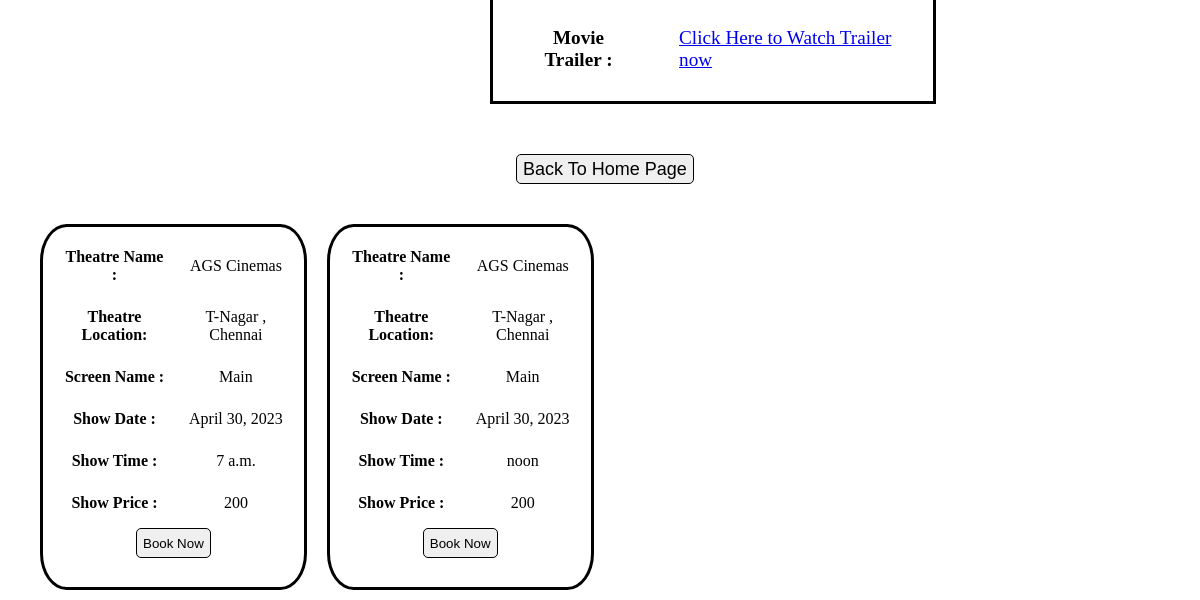
The app's page /prebooking/1/ (lower part), older data.
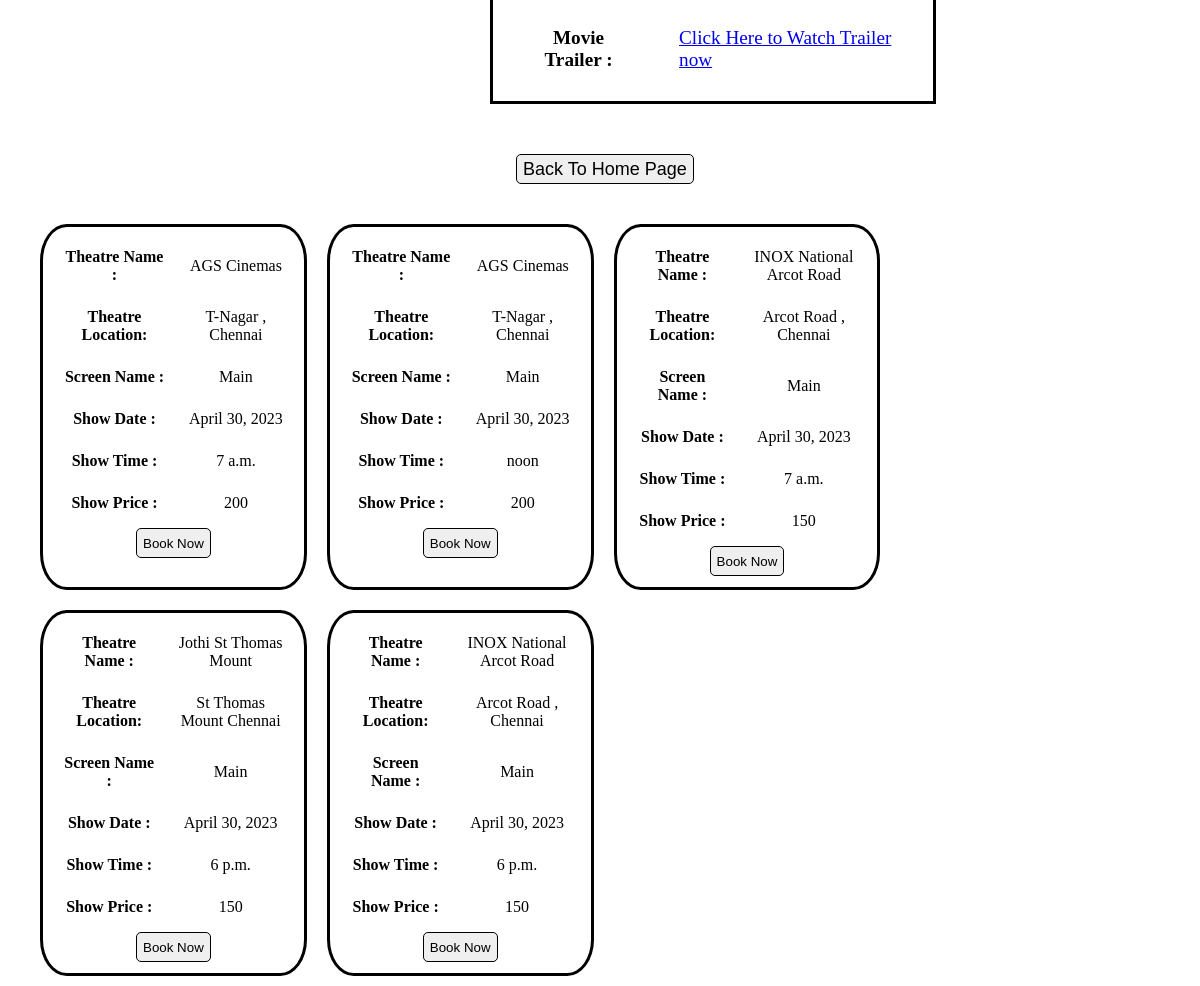
The same page, newer data.
### tickets/models.py (models this page shows)
class shows(models.Model):
    screen = models.ForeignKey(screen,on_delete=models.CASCADE)
    theatre = models.ForeignKey(theatre ,on_delete= models.CASCADE)
    movies = models.ForeignKey(movies , on_delete= models.CASCADE)
    show_time = models.TimeField()
    show_date = models.DateField()
    no_of_free_seats = models.IntegerField()
    price=models.IntegerField(default=150)

class theatre(models.Model):
    theatre = models.BigAutoField(primary_key=True)
    name=models.CharField(max_length=50)
    location=models.CharField(max_length=50)
    number_of_screens=models.IntegerField()

class screen(models.Model):
    name=models.CharField(max_length=50,default='main')
    theatre = models.ForeignKey(theatre,on_delete=models.CASCADE)
    type = models.CharField(max_length=50)
    no_of_total_seats = models.IntegerField()

### tickets/views.py (the view)
# urls.py: path("prebooking/<int:id>/",views.booking_page,name='prebooking'),
def booking_page(request,id):
    movie=movies.objects.get(movies=id)
    show=shows.objects.filter(movies=id)
    return render(request,'booking.html',context={'movie':movie,'show':show})

### templates/booking.html (shortened to what this page needs)
<!DOCTYPE html>
<html lang="en">
<head>
</head>
<body>
    <div class="main_container">
    <div class="tab">
    <table align="center" cellpadding="15px" cellspacing="15px" style="font-size:larger; " >
        <tr>
            <th>Movie Trailer :</th> <td><a href="{{movie.trailer}}">Click Here to Watch Trailer now</a></td>
        </tr>
            </table>
    </div></div>
    <a href="{% url 'home' %}"><button style=" cursor:pointer; margin-left:43%; font-size: large; text-align: center; width: auto; height:30px; border-radius: 5px; border:1px black; border-style: solid;">Back To Home Page</button></a>
    <div class="main_main_container">
            {% for s in show %}
            <div class="sub_container">
            <table align="center" cellpadding="8px" cellspacing="8px" style="font-size:medium; font-weight: 100;" >
                <tr>
                    <th>Theatre Name :</th> <td>{{s.theatre.name}}</td>
                </tr>
                <tr>
                    <th>Theatre Location:</th> <td>{{s.theatre.location}}</td>
                </tr>
                <tr>
                    <th>Screen Name :</th> <td style="text-transform: capitalize;">{{s.screen.name}}</td>
                </tr>
                <tr>
                    <th>Show Date :</th> <td>{{s.show_date}}</td>
                </tr>
                <tr>
                    <th>Show Time :</th> <td>{{s.show_time}}</td>
                </tr>
                <tr>
                    <th>Show Price :</th> <td>{{s.price}}</td>
                </tr>
                    </table>
                <a href="http://127.0.0.1:8000/book/{{s.id}}/"><button class="btn1" >Book Now</button></a>
                </div>
            {% endfor %}
    </div>
</body>
</html>

Row changes from the older to the newer data that the page shows:
added shows: theatre.name "INOX National Arcot Road", theatre.location "Arcot Road , Chennai", screen.name "Main", show_date "April 30, 2023", show_time "7 a.m.", price "150"
added shows: theatre.name "Jothi St Thomas Mount", theatre.location "St Thomas Mount Chennai", screen.name "Main", show_date "April 30, 2023", show_time "6 p.m.", price "150"
added shows: theatre.name "INOX National Arcot Road", theatre.location "Arcot Road , Chennai", screen.name "Main", show_date "April 30, 2023", show_time "6 p.m.", price "150"
